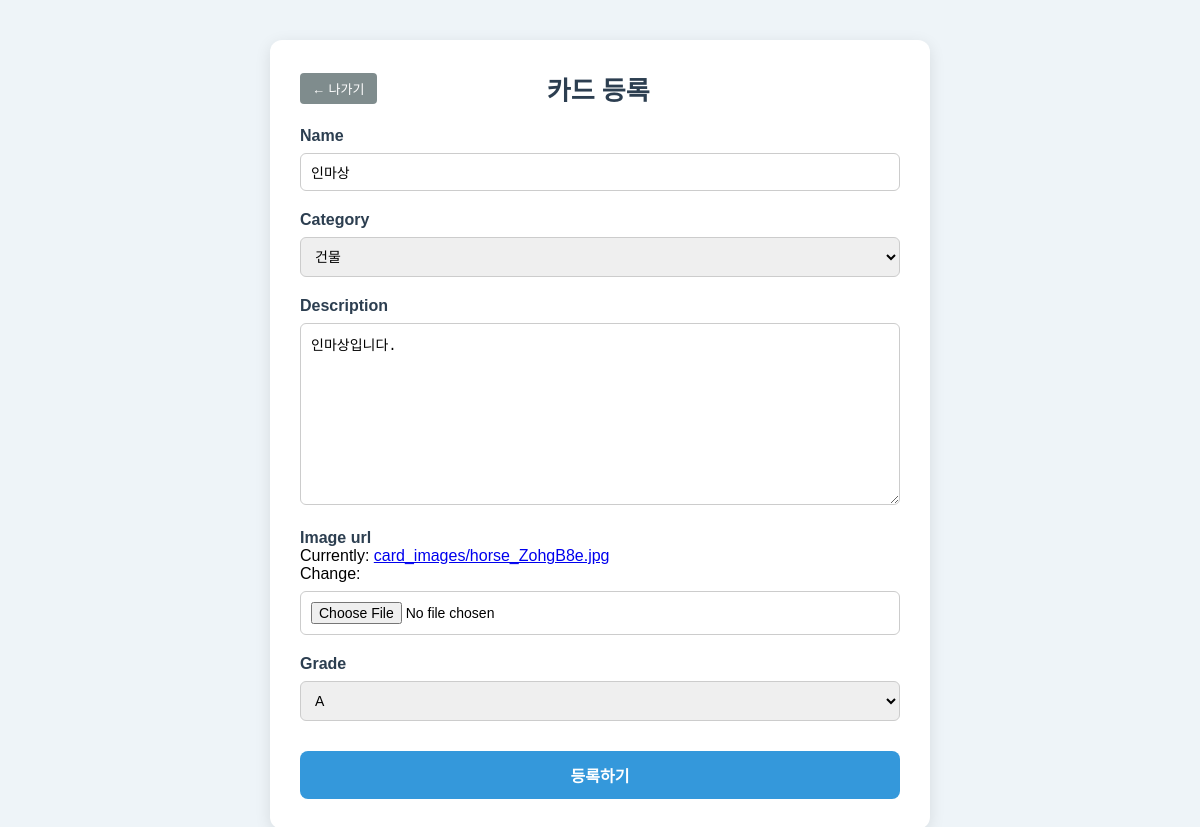
/cards/17/edit/, run on the app's committed database.
### cards/models.py (models this page shows, shortened)
class Card(models.Model):
    name = models.CharField(max_length=100)
    category = models.ForeignKey(Category, on_delete=models.SET_NULL, null=True, blank=True)
    description = models.TextField()
    image_url = models.ImageField(upload_to='card_images/')
    grade = models.ForeignKey(Grade, on_delete=models.SET_NULL, null=True, blank=True)

### cards/views.py (the view)
# urls.py: path('<int:pk>/edit/', views.update_card, name='update_card'),      # 수정
def update_card(request, pk):
    card = get_object_or_404(Card, pk=pk)
    if request.method == 'POST':
        form = CardForm(request.POST, request.FILES, instance=card)
        if form.is_valid():
            form.save()
            return redirect('card_detail', pk=card.pk)
    else:
        form = CardForm(instance=card)
    return render(request, 'cards/card_form.html', {'form': form, 'card': card})

### cards/forms.py
class CardForm(forms.ModelForm):
    class Meta:
        model = Card
        fields = ['name', 'category', 'description', 'image_url', 'grade']

### cards/models.py (called while the page is built)
    def __str__(self):
        return self.name

    def __str__(self):
        return self.name

### cards/templates/cards/card_form.html (shortened to what this page needs)
{% load static %}
<!DOCTYPE html>
<html lang="ko">
<head>
</head>
<body>
  <div class="form-container">
    <div class="form-header">
      <a href="{% url 'card_list' %}" class="exit-btn">← 나가기</a>
      <h2>카드 등록</h2>
    </div>
    <form method="post" enctype="multipart/form-data">
      {% for field in form %}
        <label for="{{ field.id_for_label }}">{{ field.label }}</label>
        {{ field }}
      {% endfor %}
      <button type="submit">등록하기</button>
    </form>
  </div>
</body>
</html>

### cards/templates/cards/card_form.html (style rules this page uses)
body { font-family: 'Noto Sans KR', sans-serif; background-color: #eef4f8; margin: 0; padding: 40px; }
.form-container { background-color: white; max-width: 600px; margin: auto; padding: 30px; border-radius: 12px; box-shadow: 0 4px 16px rgba(0, 0, 0, 0.1); }
.form-header { display: flex; justify-content: space-between; align-items: center; margin-bottom: 20px; }
.form-header h2 { flex: 1; text-align: center; margin: 0; font-size: 26px; color: #2c3e50; }
.exit-btn { background-color: #7f8c8d; color: white; border: none; border-radius: 4px; padding: 6px 12px; font-size: 13px; cursor: pointer; transition: background-color 0.2s; text-decoration: none; }
label { display: block; margin-top: 20px; font-weight: bold; color: #2c3e50; }
input[type="text"], select, textarea, input[type="file"] { width: 100%; padding: 10px; margin-top: 8px; border-radius: 6px; border: 1px solid #ccc; box-sizing: border-box; font-size: 14px; transition: border-color 0.2s ease-in-out; }
button { margin-top: 30px; width: 100%; padding: 12px; background-color: #3498db; color: white; border: none; border-radius: 8px; font-size: 1rem; font-weight: bold; cursor: pointer; transition: background-color 0.3s; }

### data on the page
Card: form "인마상" "건물" "인마상입니다." "A"

### other printed values
{{ field.label }} "Name" "Category" "Description" "Image url" "Grade"
